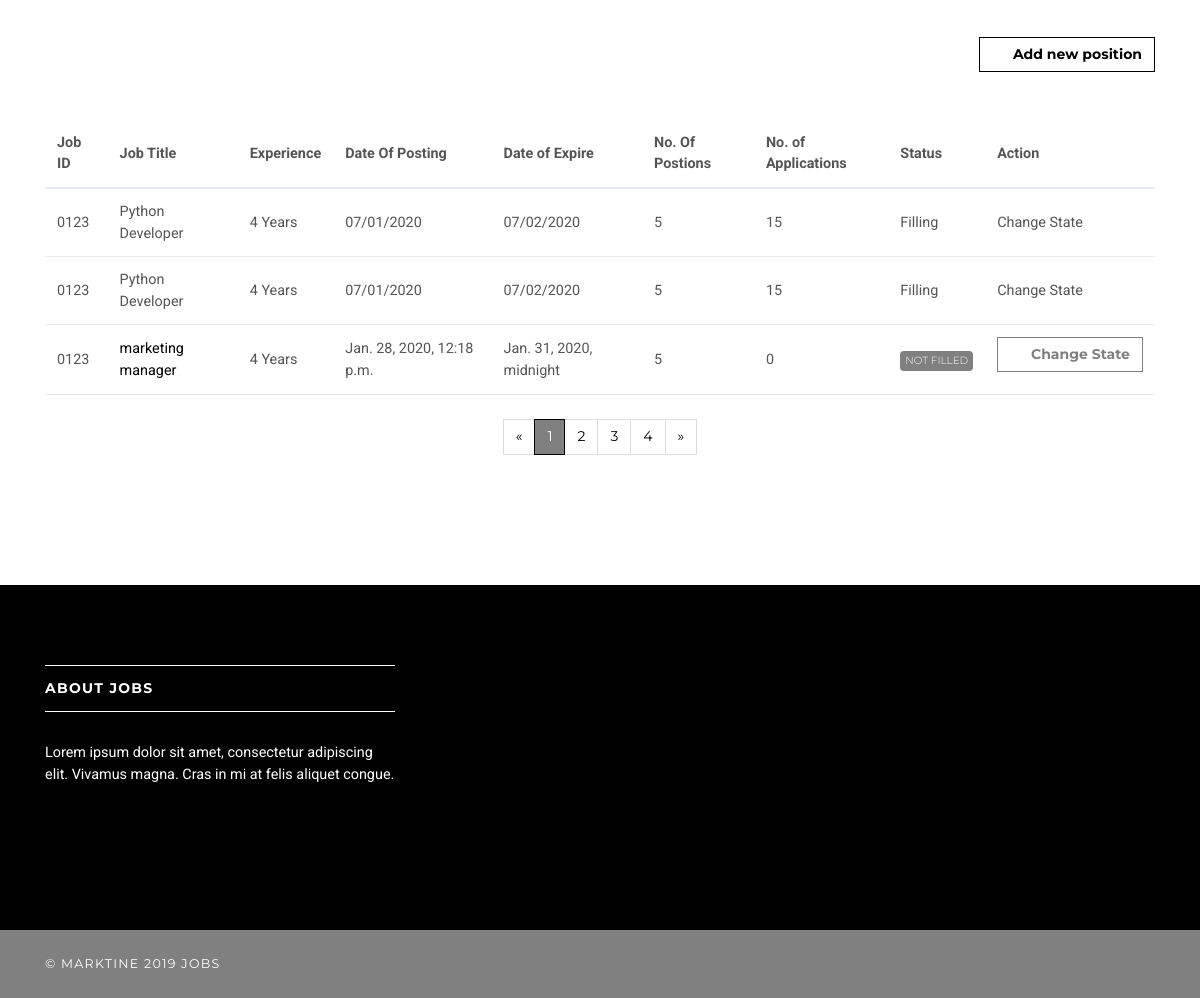
/employer/dashboard/ (signed in, lower part), run on an earlier commit of the app's database.
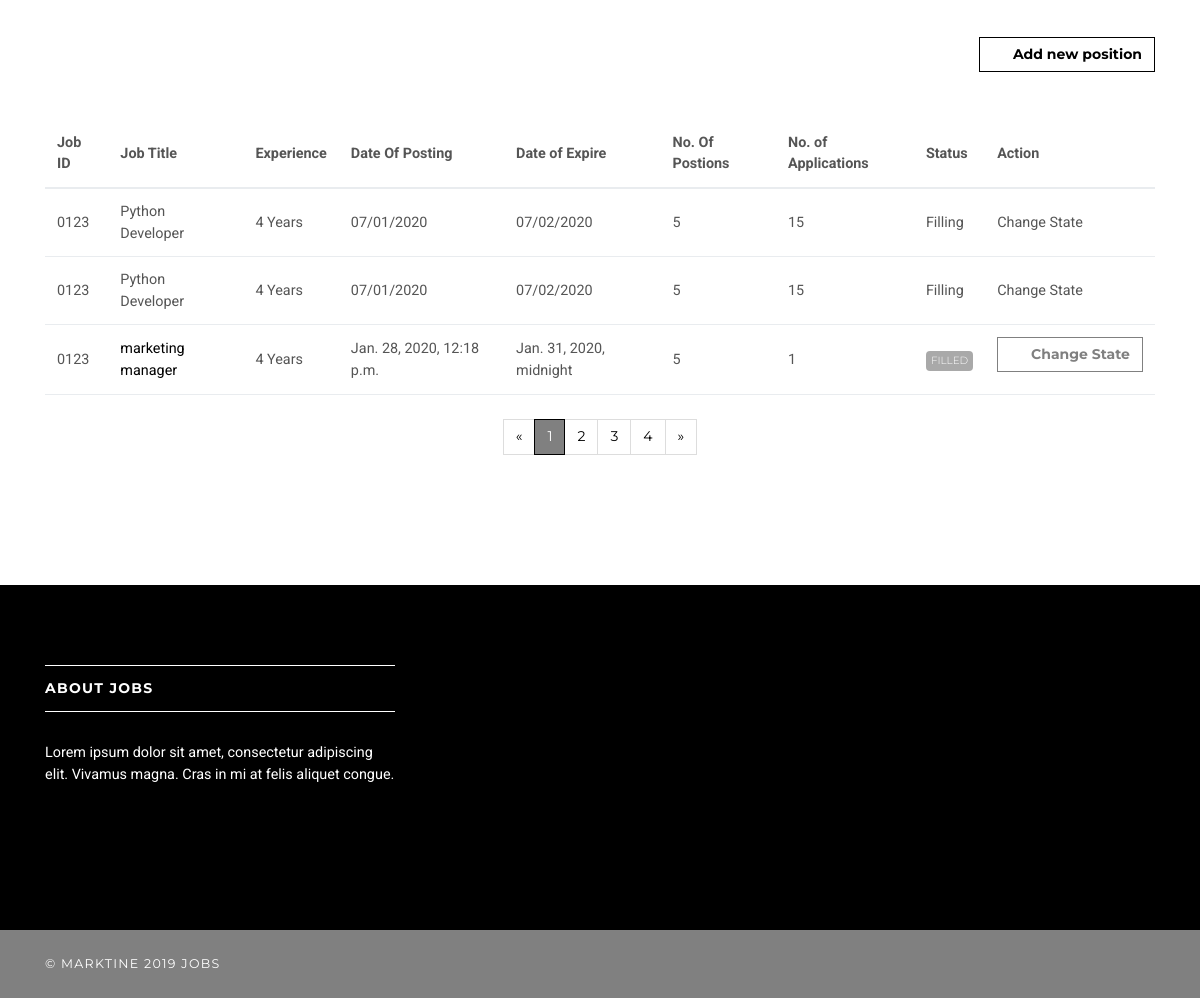
And on a later commit of the database.
### jobsapp/models.py (models this page shows, shortened)
class Job(models.Model):
    user = models.ForeignKey(User, on_delete=models.CASCADE)
    title = models.CharField(max_length=300)
    description = models.TextField()
    location = models.CharField(max_length=150)
    type = models.CharField(choices=JOB_TYPE, max_length=10)
    category = models.CharField(max_length=100)
    last_date = models.DateTimeField()
    company_name = models.CharField(max_length=100)
    company_description = models.CharField(max_length=300)
    website = models.CharField(max_length=100, default="")
    created_at = models.DateTimeField(default=timezone.now)
    filled = models.BooleanField(default=False)
    salary = models.IntegerField(default=0, blank=True)
    experience=models.IntegerField(default=0, blank=True)

### jobsapp/views/employer.py (the view)
# urls.py: path('', DashboardView.as_view(), name='employer-dashboard'),
class DashboardView(ListView):
    model = Job
    template_name = 'jobs/employer/dashboard.html'
    context_object_name = 'jobs'
    @method_decorator(login_required(login_url=reverse_lazy('accounts:login')))
    @method_decorator(user_is_employer)
    def dispatch(self, request, *args, **kwargs):
        return super().dispatch(self.request, *args, **kwargs)
    def get_queryset(self):
        return self.model.objects.filter(user_id=self.request.user.id)

### templates/jobs/employer/dashboard.html (shortened to what the changed rows need)
{% extends 'base.html' %}
{% load static %}
{% block content %}
<head>
    <link rel="stylesheet"
    href="{% static 'vendor/bootstrap/css/carousel.scss' %}">
</head>
    <section>
        <div class="container">
            <div style="overflow: auto;" class="row">
                <div class="col-lg-12">
                    <div class="table-responsive">
                        <table class="table table-striped table-hover table-client-dashboard">
                            <thead>
                        <tr>
                            <th>Job ID</th>
                            <th>Job Title</th>
                            <th>Experience</th>
                            <th>Date Of Posting</th>
                            <th>Date of Expire</th>
                            <th>No. Of Postions</th>
                            <th>No. of Applications</th>
                            <th>Status</th>
                            <th>Action</th>
                        </tr>
                        <tr>
                            <td>0123</td>
                            <td>Python Developer</td>
                            <td>4 Years</td>
                            <td>07/01/2020</td>
                            <td>07/02/2020</td>
                            <td>5</td>
                            <td>15</td>
                            <td>Filling</td>
                            <td>Change State</td>
                            </tr>
                        <tr>
                            <td>0123</td>
                            <td>Python Developer</td>
                            <td>4 Years</td>
                            <td>07/01/2020</td>
                            <td>07/02/2020</td>
                            <td>5</td>
                            <td>15</td>
                            <td>Filling</td>
                            <td>Change State</td>
                        </tr>
                        {% for job in jobs %}
                        <tr>
                            <td>0123</td>
                            <td><a href="{% url 'jobs:jobs-detail' job.id %}">{{ job.title }}</a></td>
                            <td>4 Years</td>
                            <td>{{ job.created_at }}</td>
                            <td>{{ job.last_date }}</td>
                            <td>5</td>
                            <td>{{ job.applicants.count }}</td>
                            <td>{% if job.filled %}
                              <span class="badge badge-success">Filled</span>
                              {% else %}
                                  <span class="badge badge-secondary">Not Filled</span>
                              {% endif %}
                            </td>
                            <td><a href="#" class="btn btn-outline-white-secondary">
                              <i class="fa fa-edit"></i>Change State
                          </a></td>
                            </tr>
                            {% endfor %}
                            </thead>
                        </table>
                    </div>
                </div>
            </div>
        </div>
    </section>
{% endblock %}

What changed in the data, as far as the page shows it:
changed Job "marketing manager": applicants.count "0" → "1"; filled "NOT FILLED" → "FILLED"
